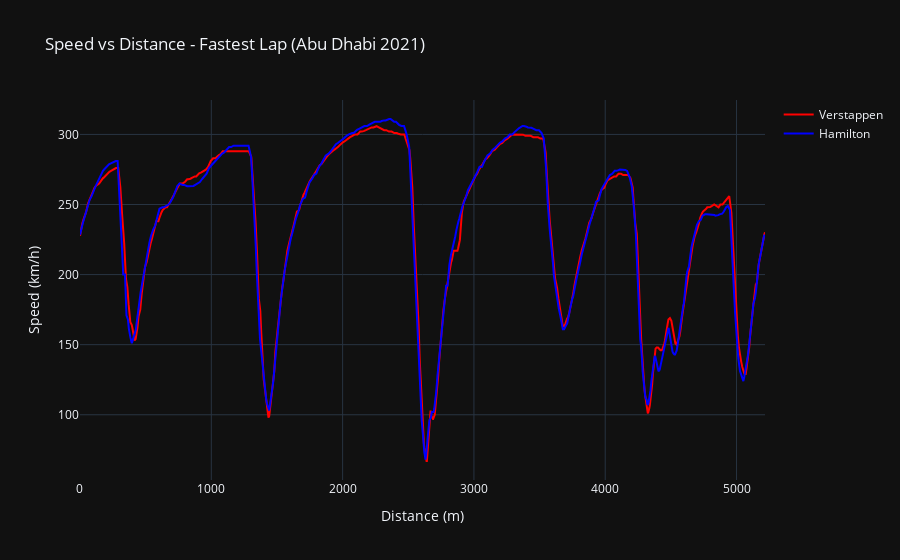

The cell this chart's notebook holds for it:
### Markdown cell above
# Speed vs Distance

##### Did Max carry more speed through corners or straights?

### Code cell
fig = go.Figure()

fig.add_trace(go.Scatter(
    x=ver_tel['Distance'], y=ver_tel['Speed'],
    mode='lines', name='Verstappen', line=dict(color='red')
))

fig.add_trace(go.Scatter(
    x=ham_tel['Distance'], y=ham_tel['Speed'],
    mode='lines', name='Hamilton', line=dict(color='blue')
))

fig.update_layout(
    title='Speed vs Distance - Fastest Lap (Abu Dhabi 2021)',
    xaxis_title='Distance (m)', yaxis_title='Speed (km/h)',
    template='plotly_dark', hovermode='x unified', height=500
)

fig.show()

### Figure 1 — Plotly figure (JSON) as saved in the notebook; plotly's stock layout.template omitted (floating-point values rounded to 4 significant figures; data arrays with more than 128 entries replaced by an {"elided": "..."} marker saying what was removed)
{"data": [{"line": {"color": "red"}, "mode": "lines", "name": "Verstappen", "type": "scatter", "x": {"elided": "760 float values"}, "y": {"elided": "760 float values"}}, {"line": {"color": "blue"}, "mode": "lines", "name": "Hamilton", "type": "scatter", "x": {"elided": "764 float values"}, "y": {"elided": "764 float values"}}], "layout": {"autosize": true, "hovermode": "x unified", "title": {"text": "Speed vs Distance - Fastest Lap (Abu Dhabi 2021)"}, "xaxis": {"autorange": true, "range": [0.0817, 5217.0], "title": {"text": "Distance (m)"}, "type": "linear"}, "yaxis": {"autorange": true, "range": [53.44, 324.6], "title": {"text": "Speed (km/h)"}, "type": "linear"}}}
